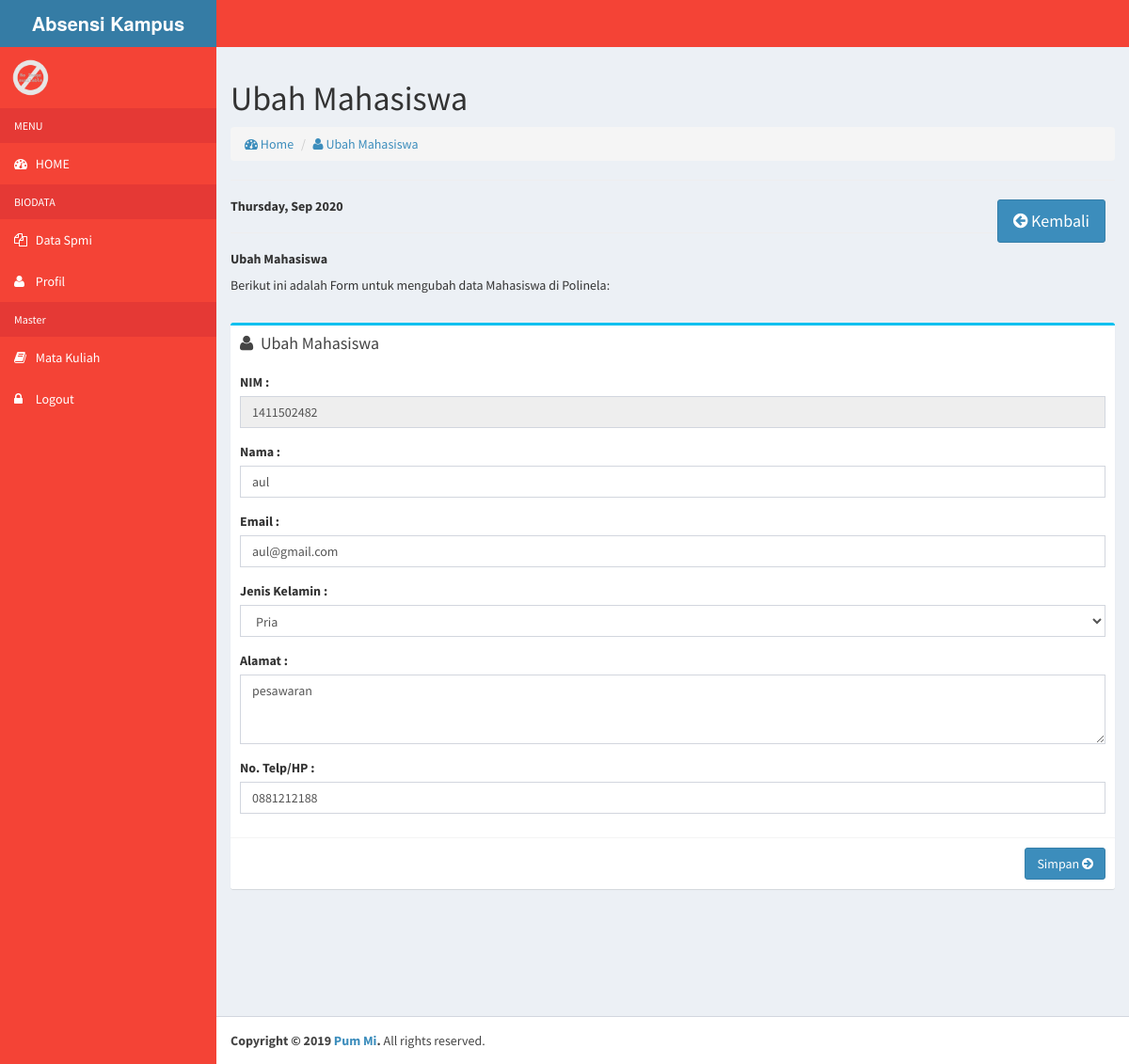
Screenshot of /spmi/dashboard/index.php?page=9&&nim=1411502482 with the database file from the repository.
### tables this page shows
CREATE TABLE `mahasiswa` (
  `nim` char(10) NOT NULL DEFAULT '',
  `nm_mhs` varchar(50) NOT NULL DEFAULT '',
  `jk` varchar(6) NOT NULL,
  `alamat_mhs` text NOT NULL,
  `telp_mhs` varchar(12) NOT NULL DEFAULT '',
  `email` varchar(30) NOT NULL
);

### spmi/include/ubah_mahasiswa.php (the view, shortened to what this page needs)
        <h1>
          Ubah Mahasiswa
        </h1>
        <ol class="breadcrumb">
          <li><a href="#"><i class="fa fa-dashboard"></i> Home</a></li>
          <li><a href="#"><i class="fa fa-user"></i> Ubah Mahasiswa</a></li>
        </ol>
<hr>
  <a href="index.php?page=7" class="btn btn-primary btn-lg" style="margin-right:10px;float:right;"><i class="fa fa-arrow-circle-left"></i> Kembali</a>
<h5><b><?php echo date("l, M Y"); ?></b></h5>
<hr>
<h5><b>Ubah Mahasiswa</b></h5>
<p>Berikut ini adalah Form untuk mengubah data Mahasiswa di Polinela:
</p>
<br>
  <?php
  $query = mysqli_query($conn,"SELECT * FROM mahasiswa WHERE nim='$nim'");
  if ($query) {
    $rows = mysqli_fetch_array($query);
    $selected1 = "";
    if ($rows['jk'] == "Pria") {
      $selected1 = "selected";
    }elseif($rows['jk'] == "Wanita"){
      $selected2 = "selected";
    }else{
      $selected1 = "";
      $selected2 = "";
    }
  }else echo mysqli_error($conn);
  ?>
            <div class="box box-info">
              <div class="box-header">
                <i class="fa fa-user"></i>
                <h3 class="box-title">Ubah Mahasiswa</h3>
              </div>
              <div class="box-body">
                <form action="" method="post">
                  <div class="form-group">
                    <label for="">NIM : </label>
                    <input type="text" class="form-control" readonly="readonly" name="nim" id="nim" placeholder="NIM" value="<?php echo $rows['nim']; ?>">
                  </div>
                  <div class="form-group">
                    <label for="">Nama : </label>
                    <input type="text" class="form-control" name="nama" id="nama" placeholder="Nama Mahasiswa" value="<?php echo $rows['nm_mhs']; ?>">
                  </div>
                  <div class="form-group">
                    <label for="">Email : </label>
                    <input type="email" class="form-control" name="email" id="email" placeholder="Email" value="<?php echo $rows['email']; ?>">
                  </div>
                  <div class="form-group">
                    <label for="">Jenis Kelamin : </label>
                    <select name="jk" id="jk" class="form-control">
                      <option value="Pria" <?php echo $selected1; ?>>Pria</option>
                    </select>
                  </div>
                  <div class="form-group">
                    <label for="">Alamat : </label>
                    <textarea name="alamat" id="alamat" class="form-control" cols="30" rows="3" placeholder="Alamat"><?php echo $rows['alamat_mhs']; ?></textarea>
                  </div>
                  <div class="form-group">
                    <label for="">No. Telp/HP : </label>
                    <input type="text" name="telp" id="telp" class="form-control" placeholder="No. HP/Telp" value="<?php echo $rows['telp_mhs']; ?>">
                  </div>
              </div>
              <div class="box-footer clearfix">
                <button class="pull-right btn btn-primary" name="simpan">Simpan <i class="fa fa-arrow-circle-right"></i></button>
              </div>
            </div>

### rows the page displays
mahasiswa: nim "1411502482", nama "aul", email "aul@gmail.com", alamat "pesawaran", telp "0881212188"
